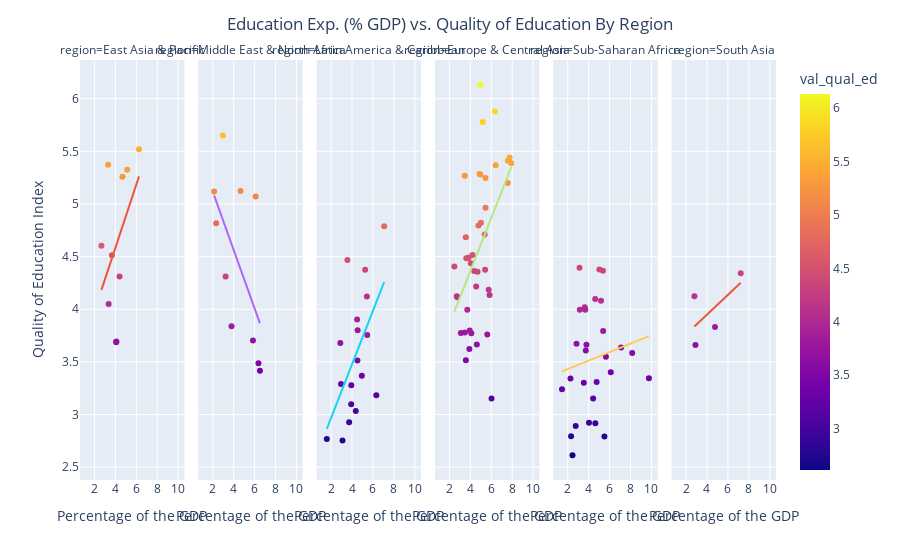

This figure's notebook cell:
### Markdown cell above
Let's check if there are regional variation

### Code cell
fig = px.scatter(data_frame=df_gdp_qual_2017,x='edu_pcnt_gdp',y='val_qual_ed',color='val_qual_ed',hover_data=['country_name','year'],facet_col='region',trendline='ols', category_orders=regions_ord)
fig.update_layout(
    title={
        'text': 'Education Exp. (% GDP) vs. Quality of Education By Region',
        'x':0.5,
        'xanchor': 'center'},
    xaxis_title='Percentage of the GDP',
    yaxis_title='Quality of Education Index'
)
fig.for_each_xaxis(lambda x: x.update(title = 'Percentage of the GDP'))
fig.show()

### Figure 1 — Plotly figure (JSON) as saved in the notebook; plotly's stock layout.template omitted (floating-point values rounded to 4 significant figures)
{"data": [{"customdata": [["Commonwealth of Australia", 2017], ["People's Republic of China", 2017], ["Hong Kong Special Administrative Region of the People's Republic of China", 2017], ["Republic of Indonesia", 2017], ["Mongolia", 2017], ["Malaysia", 2017], ["New Zealand", 2017], ["Republic of the Philippines", 2017], ["Kingdom of Thailand", 2017], ["Socialist Republic of Vietnam", 2017]], "hovertemplate": "region=East Asia & Pacific<br>edu_pcnt_gdp=%{x}<br>val_qual_ed=%{marker.color}<br>country_name=%{customdata[0]}<br>year=%{customdata[1]}<extra></extra>", "legendgroup": "", "marker": {"color": [5.325, 4.514, 5.372, 4.603, 3.693, 5.258, 5.519, 4.312, 4.051, 3.687], "coloraxis": "coloraxis", "symbol": "circle"}, "mode": "markers", "name": "", "orientation": "v", "showlegend": false, "type": "scatter", "x": [5.128, 3.667, 3.31, 2.67, 4.089, 4.675, 6.26, 4.4, 3.356, 4.086], "xaxis": "x", "y": [5.325, 4.514, 5.372, 4.603, 3.693, 5.258, 5.519, 4.312, 4.051, 3.687], "yaxis": "y"}, {"hovertemplate": "<b>OLS trendline</b><br>val_qual_ed = 0.300356 * edu_pcnt_gdp + 3.3826<br>R<sup>2</sup>=0.193403<br><br>region=East Asia & Pacific<br>edu_pcnt_gdp=%{x}<br>val_qual_ed=%{y} <b>(trend)</b><extra></extra>", "legendgroup": "", "marker": {"symbol": "circle"}, "mode": "lines", "name": "", "showlegend": false, "type": "scatter", "x": [2.67, 3.31, 3.356, 3.667, 4.086, 4.089, 4.4, 4.675, 5.128, 6.26], "xaxis": "x", "y": [4.185, 4.377, 4.391, 4.484, 4.61, 4.611, 4.704, 4.787, 4.923, 5.263], "yaxis": "y"}, {"customdata": [["Kingdom of Bahrain", 2017], ["People's Democratic Republic of Algeria", 2017], ["Islamic Republic of Iran", 2017], ["State of Israel", 2017], ["Hashemite Kingdom of Jordan", 2017], ["State of Kuwait", 2017], ["Lebanese Republic", 2017], ["Republic of Malta", 2017], ["Sultanate of Oman", 2017], ["State of Qatar", 2017]], "hovertemplate": "region=Middle East & North Africa<br>edu_pcnt_gdp=%{x}<br>val_qual_ed=%{marker.color}<br>country_name=%{customdata[0]}<br>year=%{customdata[1]}<extra></extra>", "legendgroup": "", "marker": {"color": [4.817, 3.417, 3.838, 5.072, 4.312, 3.486, 5.119, 5.124, 3.703, 5.651], "coloraxis": "coloraxis", "symbol": "circle"}, "mode": "markers", "name": "", "orientation": "v", "showlegend": false, "type": "scatter", "x": [2.325, 6.505, 3.79, 6.103, 3.229, 6.365, 2.133, 4.652, 5.84, 2.967], "xaxis": "x2", "y": [4.817, 3.417, 3.838, 5.072, 4.312, 3.486, 5.119, 5.124, 3.703, 5.651], "yaxis": "y2"}, {"hovertemplate": "<b>OLS trendline</b><br>val_qual_ed = -0.27766 * edu_pcnt_gdp + 5.67306<br>R<sup>2</sup>=0.352392<br><br>region=Middle East & North Africa<br>edu_pcnt_gdp=%{x}<br>val_qual_ed=%{y} <b>(trend)</b><extra></extra>", "legendgroup": "", "marker": {"symbol": "circle"}, "mode": "lines", "name": "", "showlegend": false, "type": "scatter", "x": [2.133, 2.325, 2.967, 3.229, 3.79, 4.652, 5.84, 6.103, 6.365, 6.505], "xaxis": "x2", "y": [5.081, 5.028, 4.849, 4.777, 4.621, 4.381, 4.051, 3.979, 3.906, 3.867], "yaxis": "y2"}, {"customdata": [["Argentine Republic", 2017], ["Federative Republic of Brazil", 2017], ["Republic of Chile", 2017], ["Republic of Colombia", 2017], ["Republic of Costa Rica", 2017], ["Dominican Republic", 2017], ["Republic of Guatemala", 2017], ["Republic of Honduras", 2017], ["Republic of Haiti", 2017], ["Jamaica", 2017], ["United Mexican States", 2017], ["Republic of Nicaragua", 2017], ["Republic of Panama", 2017], ["Republic of Peru", 2017], ["Republic of Paraguay", 2017], ["Republic of El Salvador", 2017], ["Republic of Trinidad and Tobago", 2017], ["Oriental Republic of Uruguay", 2017]], "hovertemplate": "region=Latin America & Caribbean<br>edu_pcnt_gdp=%{x}<br>val_qual_ed=%{marker.color}<br>country_name=%{customdata[0]}<br>year=%{customdata[1]}<extra></extra>", "legendgroup": "", "marker": {"color": [3.757, 3.183, 4.122, 3.8, 4.788, 3.097, 3.29, 3.369, 2.768, 4.375, 3.512, 3.032, 3.68, 3.277, 2.754, 2.928, 4.469, 3.902], "coloraxis": "coloraxis", "symbol": "circle"}, "mode": "markers", "name": "", "orientation": "v", "showlegend": false, "type": "scatter", "x": [5.454, 6.32, 5.42, 4.536, 7.07, 3.92, 2.95, 4.937, 1.591, 5.26, 4.518, 4.358, 2.882, 3.931, 3.09, 3.725, 3.561, 4.486], "xaxis": "x3", "y": [3.757, 3.183, 4.122, 3.8, 4.788, 3.097, 3.29, 3.369, 2.768, 4.375, 3.512, 3.032, 3.68, 3.277, 2.754, 2.928, 4.469, 3.902], "yaxis": "y3"}, {"hovertemplate": "<b>OLS trendline</b><br>val_qual_ed = 0.254205 * edu_pcnt_gdp + 2.45953<br>R<sup>2</sup>=0.316307<br><br>region=Latin America & Caribbean<br>edu_pcnt_gdp=%{x}<br>val_qual_ed=%{y} <b>(trend)</b><extra></extra>", "legendgroup": "", "marker": {"symbol": "circle"}, "mode": "lines", "name": "", "showlegend": false, "type": "scatter", "x": [1.591, 2.882, 2.95, 3.09, 3.561, 3.725, 3.92, 3.931, 4.358, 4.486, 4.518, 4.536, 4.937, 5.26, 5.42, 5.454, 6.32, 7.07], "xaxis": "x3", "y": [2.864, 3.192, 3.209, 3.245, 3.365, 3.406, 3.456, 3.459, 3.567, 3.6, 3.608, 3.612, 3.715, 3.797, 3.837, 3.846, 4.066, 4.257], "yaxis": "y3"}, {"customdata": [["Republic of Albania", 2017], ["Republic of Armenia", 2017], ["Republic of Austria", 2017], ["Republic of Azerbaijan", 2017], ["Kingdom of Belgium", 2017], ["Republic of Bulgaria", 2017], ["Switzerland", 2017], ["Republic of Cyprus", 2017], ["Czech Republic", 2017], ["Federal Republic of Germany", 2017], ["Kingdom of Denmark", 2017], ["Kingdom of Spain", 2017], ["Republic of Estonia", 2017], ["Republic of Finland", 2017], ["French Republic", 2017], ["United Kingdom of Great Britain and Northern Ireland", 2017], ["Georgia", 2017], ["Hellenic Republic", 2017], ["Republic of Croatia", 2017], ["Hungary", 2017], ["Ireland", 2017], ["Republic of Iceland", 2017], ["Italian Republic", 2017], ["Republic of Kazakhstan", 2017], ["Kyrgyz Republic", 2017], ["Republic of Lithuania", 2017], ["Grand Duchy of Luxembourg", 2017], ["Republic of Latvia", 2017], ["Republic of Moldova", 2017], ["Kingdom of the Netherlands", 2017], ["Kingdom of Norway", 2017], ["Republic of Poland", 2017], ["Portuguese Republic", 2017], ["Romania", 2017], ["Russian Federation", 2017], ["Republic of Serbia", 2017], ["Slovak Republic", 2017], ["Republic of Slovenia", 2017], ["Kingdom of Sweden", 2017], ["Republic of Tajikistan", 2017], ["Ukraine", 2017]], "hovertemplate": "region=Europe & Central Asia<br>edu_pcnt_gdp=%{x}<br>val_qual_ed=%{marker.color}<br>country_name=%{customdata[0]}<br>year=%{customdata[1]}<extra></extra>", "legendgroup": "", "marker": {"color": [4.486, 4.123, 4.71, 4.406, 5.367, 3.773, 6.133, 4.184, 4.489, 5.284, 5.441, 4.515, 5.281, 5.878, 4.963, 5.246, 3.515, 3.778, 3.622, 3.664, 5.269, 5.411, 4.438, 4.113, 3.152, 4.489, 4.684, 4.364, 3.76, 5.779, 5.386, 4.217, 4.821, 3.774, 4.356, 3.996, 3.799, 4.796, 5.199, 4.135, 4.374], "coloraxis": "coloraxis", "symbol": "circle"}, "mode": "markers", "name": "", "orientation": "v", "showlegend": false, "type": "scatter", "x": [3.612, 2.708, 5.372, 2.474, 6.425, 4.091, 4.952, 5.754, 3.806, 4.883, 7.752, 4.208, 4.956, 6.363, 5.452, 5.444, 3.574, 3.472, 3.906, 4.62, 3.469, 7.584, 4.045, 2.751, 6.026, 3.812, 3.57, 4.37, 5.618, 5.175, 7.912, 4.558, 5.016, 3.095, 4.69, 3.71, 3.941, 4.781, 7.569, 5.838, 5.412], "xaxis": "x4", "y": [4.486, 4.123, 4.71, 4.406, 5.367, 3.773, 6.133, 4.184, 4.489, 5.284, 5.441, 4.515, 5.281, 5.878, 4.963, 5.246, 3.515, 3.778, 3.622, 3.664, 5.269, 5.411, 4.438, 4.113, 3.152, 4.489, 4.684, 4.364, 3.76, 5.779, 5.386, 4.217, 4.821, 3.774, 4.356, 3.996, 3.799, 4.796, 5.199, 4.135, 4.374], "yaxis": "y4"}, {"hovertemplate": "<b>OLS trendline</b><br>val_qual_ed = 0.252436 * edu_pcnt_gdp + 3.35373<br>R<sup>2</sup>=0.237520<br><br>region=Europe & Central Asia<br>edu_pcnt_gdp=%{x}<br>val_qual_ed=%{y} <b>(trend)</b><extra></extra>", "legendgroup": "", "marker": {"symbol": "circle"}, "mode": "lines", "name": "", "showlegend": false, "type": "scatter", "x": [2.474, 2.708, 2.751, 3.095, 3.469, 3.472, 3.57, 3.574, 3.612, 3.71, 3.806, 3.812, 3.906, 3.941, 4.045, 4.091, 4.208, 4.37, 4.558, 4.62, 4.69, 4.781, 4.883, 4.952, 4.956, 5.016, 5.175, 5.372, 5.412, 5.444, 5.452, 5.618, 5.754, 5.838, 6.026, 6.363, 6.425, 7.569, 7.584, 7.752, 7.912], "xaxis": "x4", "y": [3.978, 4.037, 4.048, 4.135, 4.229, 4.23, 4.255, 4.256, 4.265, 4.29, 4.315, 4.316, 4.34, 4.348, 4.375, 4.386, 4.416, 4.457, 4.504, 4.52, 4.538, 4.561, 4.586, 4.604, 4.605, 4.62, 4.66, 4.71, 4.72, 4.728, 4.73, 4.772, 4.806, 4.827, 4.875, 4.96, 4.976, 5.264, 5.268, 5.311, 5.351], "yaxis": "y4"}, {"customdata": [["Republic of Burundi", 2017], ["Republic of Benin", 2017], ["Republic of Botswana", 2017], ["Republic of Cameroon", 2017], ["Democratic Republic of the Congo", 2017], ["Republic of Cabo Verde", 2017], ["Federal Democratic Republic of Ethiopia", 2017], ["Republic of Ghana", 2017], ["Republic of Guinea", 2017], ["Republic of Kenya", 2017], ["Republic of Liberia", 2017], ["Kingdom of Lesotho", 2017], ["Republic of Madagascar", 2017], ["Republic of Mali", 2017], ["Republic of Mozambique", 2017], ["Republic of Mauritius", 2017], ["Republic of Malawi", 2017], ["Republic of Namibia", 2017], ["Republic of Rwanda", 2017], ["Republic of Senegal", 2017], ["Republic of Sierra Leone", 2017], ["Republic of Seychelles", 2017], ["Republic of Chad", 2017], ["United Republic of Tanzania", 2017], ["Republic of Uganda", 2017], ["Republic of South Africa", 2017], ["Republic of Zambia", 2017], ["Republic of Zimbabwe", 2017]], "hovertemplate": "region=Sub-Saharan Africa<br>edu_pcnt_gdp=%{x}<br>val_qual_ed=%{marker.color}<br>country_name=%{customdata[0]}<br>year=%{customdata[1]}<extra></extra>", "legendgroup": "", "marker": {"color": [3.31, 3.303, 3.636, 3.995, 3.241, 4.08, 3.549, 4.019, 2.795, 4.365, 2.892, 3.584, 3.672, 3.664, 2.79, 4.377, 2.923, 3.345, 4.394, 4.097, 2.917, 3.995, 2.613, 3.151, 3.343, 3.402, 3.609, 3.793], "coloraxis": "coloraxis", "symbol": "circle"}, "mode": "markers", "name": "", "orientation": "v", "showlegend": false, "type": "scatter", "x": [4.762, 3.536, 7.1, 3.155, 1.455, 5.182, 5.65, 3.627, 2.32, 5.367, 2.761, 8.157, 2.836, 3.79, 5.506, 5.023, 4.031, 9.76, 3.126, 4.625, 4.636, 3.677, 2.455, 4.431, 2.263, 6.113, 3.73, 5.381], "xaxis": "x5", "y": [3.31, 3.303, 3.636, 3.995, 3.241, 4.08, 3.549, 4.019, 2.795, 4.365, 2.892, 3.584, 3.672, 3.664, 2.79, 4.377, 2.923, 3.345, 4.394, 4.097, 2.917, 3.995, 2.613, 3.151, 3.343, 3.402, 3.609, 3.793], "yaxis": "y5"}, {"hovertemplate": "<b>OLS trendline</b><br>val_qual_ed = 0.0402508 * edu_pcnt_gdp + 3.35161<br>R<sup>2</sup>=0.020918<br><br>region=Sub-Saharan Africa<br>edu_pcnt_gdp=%{x}<br>val_qual_ed=%{y} <b>(trend)</b><extra></extra>", "legendgroup": "", "marker": {"symbol": "circle"}, "mode": "lines", "name": "", "showlegend": false, "type": "scatter", "x": [1.455, 2.263, 2.32, 2.455, 2.761, 2.836, 3.126, 3.155, 3.536, 3.627, 3.677, 3.73, 3.79, 4.031, 4.431, 4.625, 4.636, 4.762, 5.023, 5.182, 5.367, 5.381, 5.506, 5.65, 6.113, 7.1, 8.157, 9.76], "xaxis": "x5", "y": [3.41, 3.443, 3.445, 3.45, 3.463, 3.466, 3.477, 3.479, 3.494, 3.498, 3.5, 3.502, 3.504, 3.514, 3.53, 3.538, 3.538, 3.543, 3.554, 3.56, 3.568, 3.568, 3.573, 3.579, 3.598, 3.637, 3.68, 3.744], "yaxis": "y5"}, {"customdata": [["Kingdom of Bhutan", 2017], ["Democratic Socialist Republic of Sri Lanka", 2017], ["Nepal", 2017], ["Islamic Republic of Pakistan", 2017]], "hovertemplate": "region=South Asia<br>edu_pcnt_gdp=%{x}<br>val_qual_ed=%{marker.color}<br>country_name=%{customdata[0]}<br>year=%{customdata[1]}<extra></extra>", "legendgroup": "", "marker": {"color": [4.341, 4.124, 3.831, 3.66], "coloraxis": "coloraxis", "symbol": "circle"}, "mode": "markers", "name": "", "orientation": "v", "showlegend": false, "type": "scatter", "x": [7.226, 2.799, 4.767, 2.9], "xaxis": "x6", "y": [4.341, 4.124, 3.831, 3.66], "yaxis": "y6"}, {"hovertemplate": "<b>OLS trendline</b><br>val_qual_ed = 0.093916 * edu_pcnt_gdp + 3.57375<br>R<sup>2</sup>=0.414224<br><br>region=South Asia<br>edu_pcnt_gdp=%{x}<br>val_qual_ed=%{y} <b>(trend)</b><extra></extra>", "legendgroup": "", "marker": {"symbol": "circle"}, "mode": "lines", "name": "", "showlegend": false, "type": "scatter", "x": [2.799, 2.9, 4.767, 7.226], "xaxis": "x6", "y": [3.837, 3.846, 4.021, 4.252], "yaxis": "y6"}], "layout": {"annotations": [{"font": {}, "showarrow": false, "text": "region=East Asia & Pacific", "x": 0.075, "xanchor": "center", "xref": "paper", "y": 1, "yanchor": "bottom", "yref": "paper"}, {"font": {}, "showarrow": false, "text": "region=Middle East & North Africa", "x": 0.245, "xanchor": "center", "xref": "paper", "y": 1, "yanchor": "bottom", "yref": "paper"}, {"font": {}, "showarrow": false, "text": "region=Latin America & Caribbean", "x": 0.415, "xanchor": "center", "xref": "paper", "y": 1, "yanchor": "bottom", "yref": "paper"}, {"font": {}, "showarrow": false, "text": "region=Europe & Central Asia", "x": 0.585, "xanchor": "center", "xref": "paper", "y": 1, "yanchor": "bottom", "yref": "paper"}, {"font": {}, "showarrow": false, "text": "region=Sub-Saharan Africa", "x": 0.755, "xanchor": "center", "xref": "paper", "y": 1, "yanchor": "bottom", "yref": "paper"}, {"font": {}, "showarrow": false, "text": "region=South Asia", "x": 0.925, "xanchor": "center", "xref": "paper", "y": 1, "yanchor": "bottom", "yref": "paper"}], "coloraxis": {"colorbar": {"title": {"text": "val_qual_ed"}}, "colorscale": [[0, "#0d0887"], [0.1111, "#46039f"], [0.2222, "#7201a8"], [0.3333, "#9c179e"], [0.4444, "#bd3786"], [0.5556, "#d8576b"], [0.6667, "#ed7953"], [0.7778, "#fb9f3a"], [0.8889, "#fdca26"], [1, "#f0f921"]]}, "legend": {"tracegroupgap": 0}, "margin": {"t": 60}, "title": {"text": "Education Exp. (% GDP) vs. Quality of Education By Region", "x": 0.5, "xanchor": "center"}, "xaxis": {"anchor": "y", "domain": [0, 0.15], "title": {"text": "Percentage of the GDP"}}, "xaxis2": {"anchor": "y2", "domain": [0.17, 0.32], "matches": "x", "title": {"text": "Percentage of the GDP"}}, "xaxis3": {"anchor": "y3", "domain": [0.34, 0.49], "matches": "x", "title": {"text": "Percentage of the GDP"}}, "xaxis4": {"anchor": "y4", "domain": [0.51, 0.66], "matches": "x", "title": {"text": "Percentage of the GDP"}}, "xaxis5": {"anchor": "y5", "domain": [0.68, 0.83], "matches": "x", "title": {"text": "Percentage of the GDP"}}, "xaxis6": {"anchor": "y6", "domain": [0.85, 1], "matches": "x", "title": {"text": "Percentage of the GDP"}}, "yaxis": {"anchor": "x", "domain": [0, 1], "title": {"text": "Quality of Education Index"}}, "yaxis2": {"anchor": "x2", "domain": [0, 1], "matches": "y", "showticklabels": false}, "yaxis3": {"anchor": "x3", "domain": [0, 1], "matches": "y", "showticklabels": false}, "yaxis4": {"anchor": "x4", "domain": [0, 1], "matches": "y", "showticklabels": false}, "yaxis5": {"anchor": "x5", "domain": [0, 1], "matches": "y", "showticklabels": false}, "yaxis6": {"anchor": "x6", "domain": [0, 1], "matches": "y", "showticklabels": false}}}
